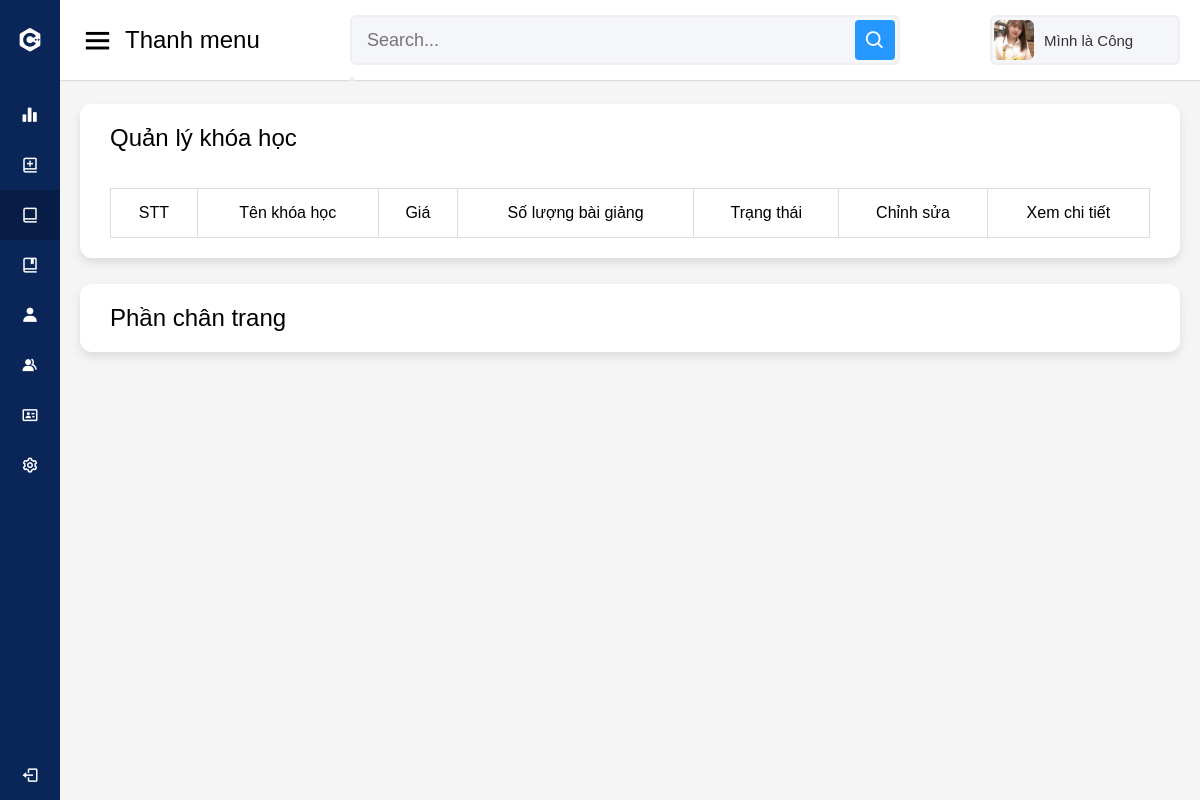
The app's page /admin/manage/course_manager.php (signed in), older data.
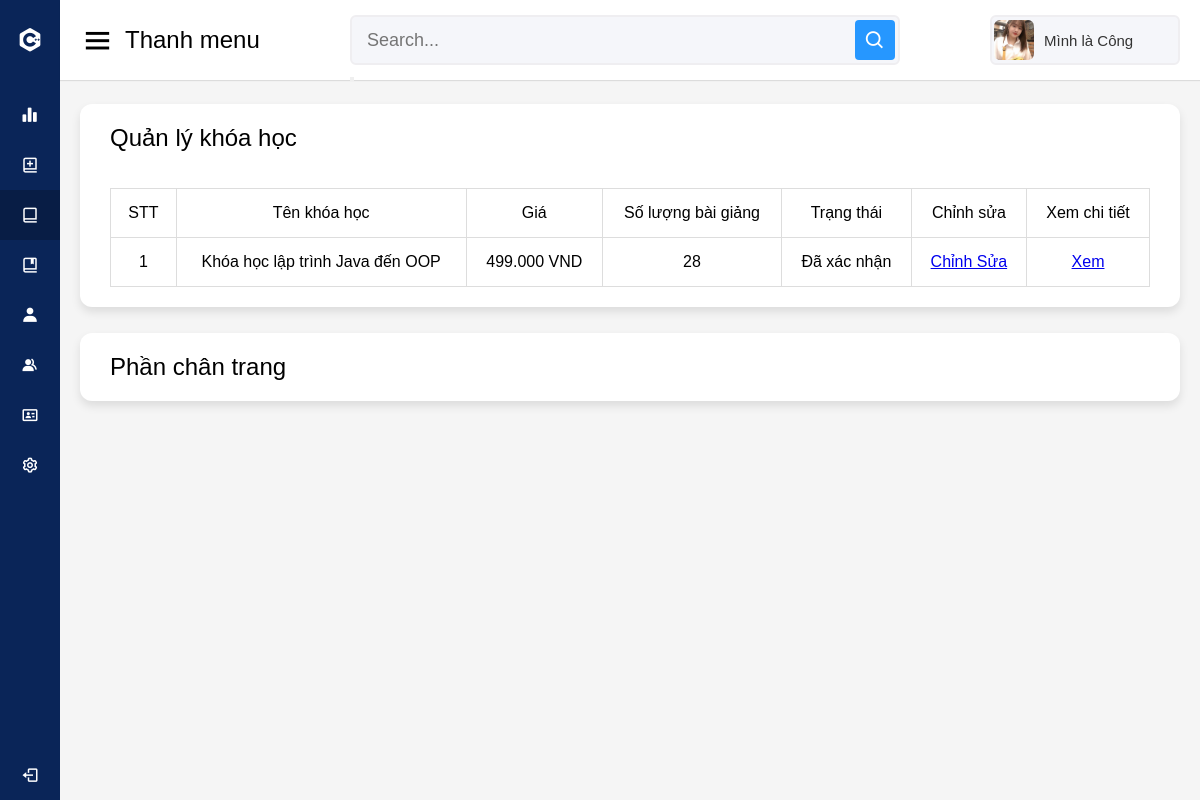
The same page, newer data.
### tables this page shows
CREATE TABLE `course` (
  `id_course` int(11) NOT NULL,
  `id_admin` int(11) NOT NULL,
  `name_course` varchar(100) NOT NULL,
  `author` varchar(30) DEFAULT NULL,
  `description_course` text NOT NULL,
  `image_course` varchar(150) NOT NULL,
  `status_course` int(11) NOT NULL,
  `price` int(11) NOT NULL,
  `created_at` timestamp NOT NULL DEFAULT CURRENT_TIMESTAMP
);

### admin/manage/course_manager.php (the view, shortened to what this page needs)
<!DOCTYPE html>
<html lang="en" dir="ltr">
<head>
    <link rel="stylesheet" href="../default/style.css">
    <link href='https://unpkg.com/boxicons@2.0.7/css/boxicons.min.css' rel='stylesheet'>
</head>
<body>
    <?php
    require "../default/option.php"
    ?>
    <section class="home-section">
            <?php
            require "../default/user.php"
            ?>
            <div class="home-content">
                <div class="sales-boxes">
                    <div class="recent-sales box">
                        <div class="title">Quản lý khóa học</div>
                        <br><br>
                        <div class="sales-details">
                            <?php
                            if (!function_exists('currency_format')) {
                                function currency_format($number, $suffix = ' VND')
                                {
                                    if (!empty($number)) {
                                        return number_format($number, 0, ',', '.') . "{$suffix}";
                                    }
                                }
                            }
                            require "../../public/connect_sql.php";
                            $id = $_SESSION['id'];
                            $sql = "SELECT course.*, COUNT(lesson.id_course) as number_course FROM `course`
                                LEFT OUTER JOIN lesson ON course.id_course = lesson.id_course
                                WHERE course.id_admin = '$id'
                                GROUP BY course.id_course";
                            $courses = mysqli_query($connection, $sql);
                            ?>
                            <table>
                                <tr>
                                    <th>STT</th>
                                    <th>Tên khóa học</th>
                                    <th>Giá</th>
                                    <th>Số lượng bài giảng</th>
                                    <th>Trạng thái</th>
                                    <th>Chỉnh sửa</th>
                                    <th>Xem chi tiết</th>
                                </tr>
                                <?php foreach ($courses as $index => $course) { ?>
                                    <tr>
                                        <th>
                                            <?php echo $index + 1; ?>
                                        </th>
                                        <th>
                                            <?php echo $course['name_course'] ?>
                                        </th>
                                        <th>
                                            <?php echo currency_format($course['price']) ?>
                                        </th>
                                        <th>
                                            <?php echo $course['number_course'] ?>
                                        </th>
                                        <th>
                                            <?php
                                            if ($course['status_course'] == 0) {
                                                echo "Chờ xác nhận";
                                            } else {
                                                echo "Đã xác nhận";
                                            }
                                            ?>
                                        </th>
                                        <th>
                                            <a href="./course_add_detail.php?id=<?php echo $course['id_course'] ?>">Chỉnh Sửa</a>
                                        </th>
                                        <th>
                                            <a href="../../view_course.php?id=<?php echo $course['id_course'] ?>">Xem</a>
                                        </th>
                                    </tr>
                                <?php } ?>
                            </table>
                        </div>
                    </div>
                </div>
                <?php require "../default/footer.php" ?>
            </div>
    </section>
</body>
</html>

Row changes from the older to the newer data that the page shows:
added course: name_course "Khóa học lập trình Java đến OOP", price "499.000 VND", number_course "28", status_course "Đã xác nhận"
